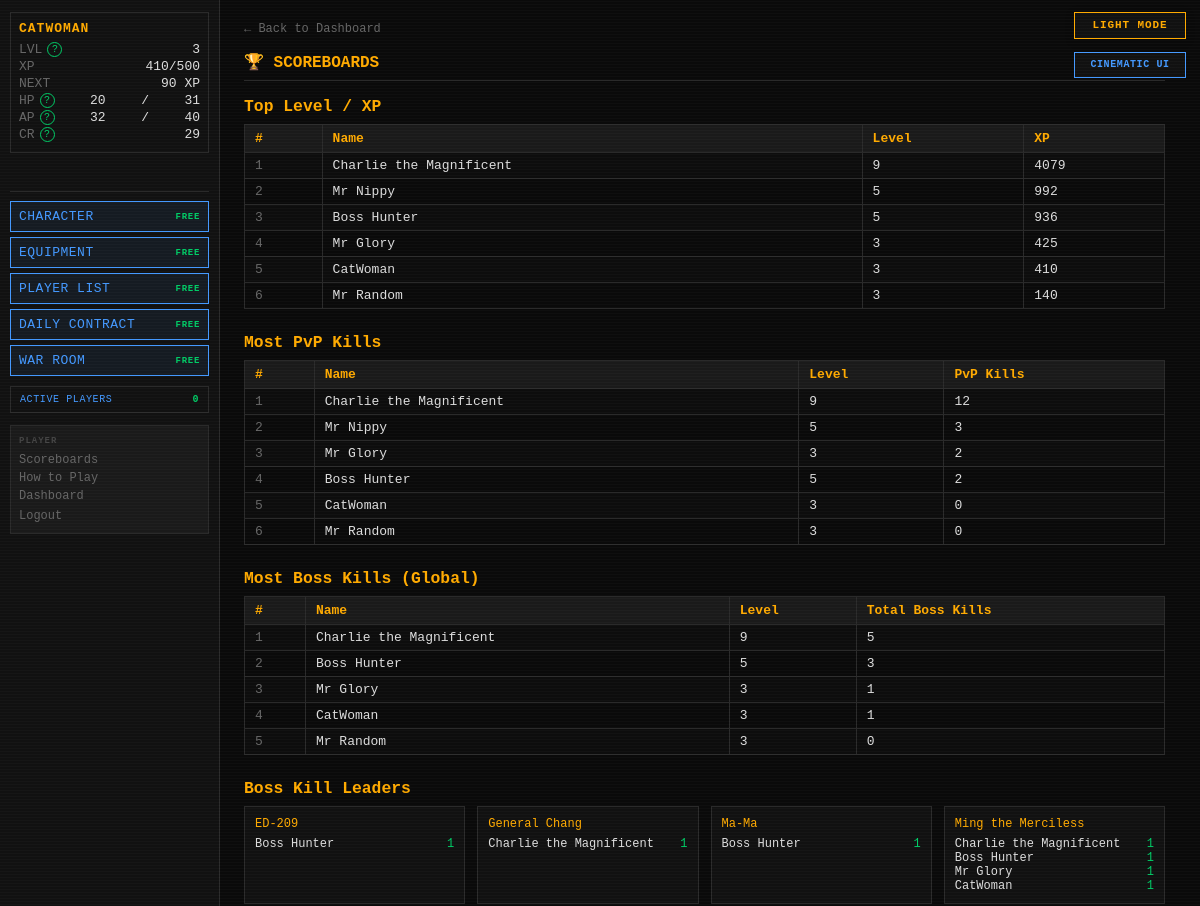
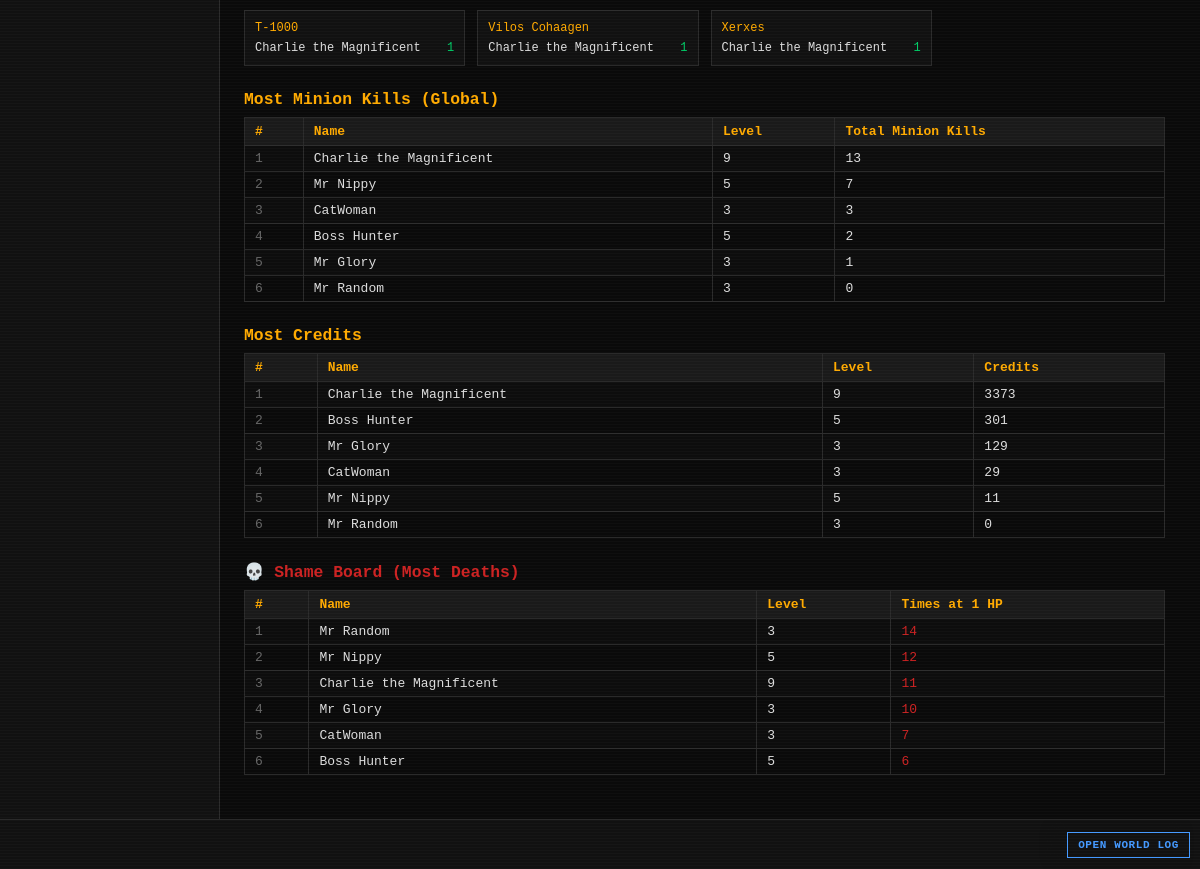
The page /scoreboards (signed in) on the database as committed earlier (2 pictures, top to bottom).
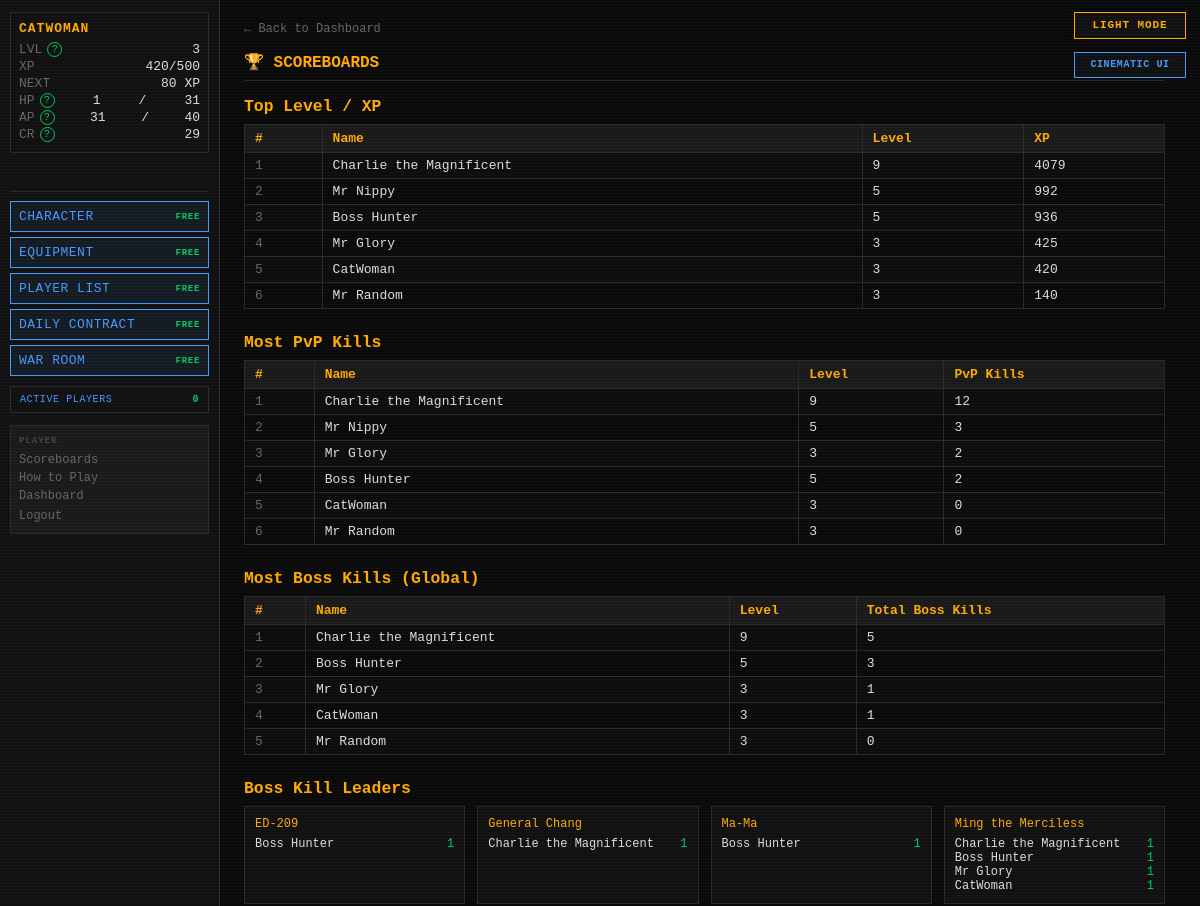
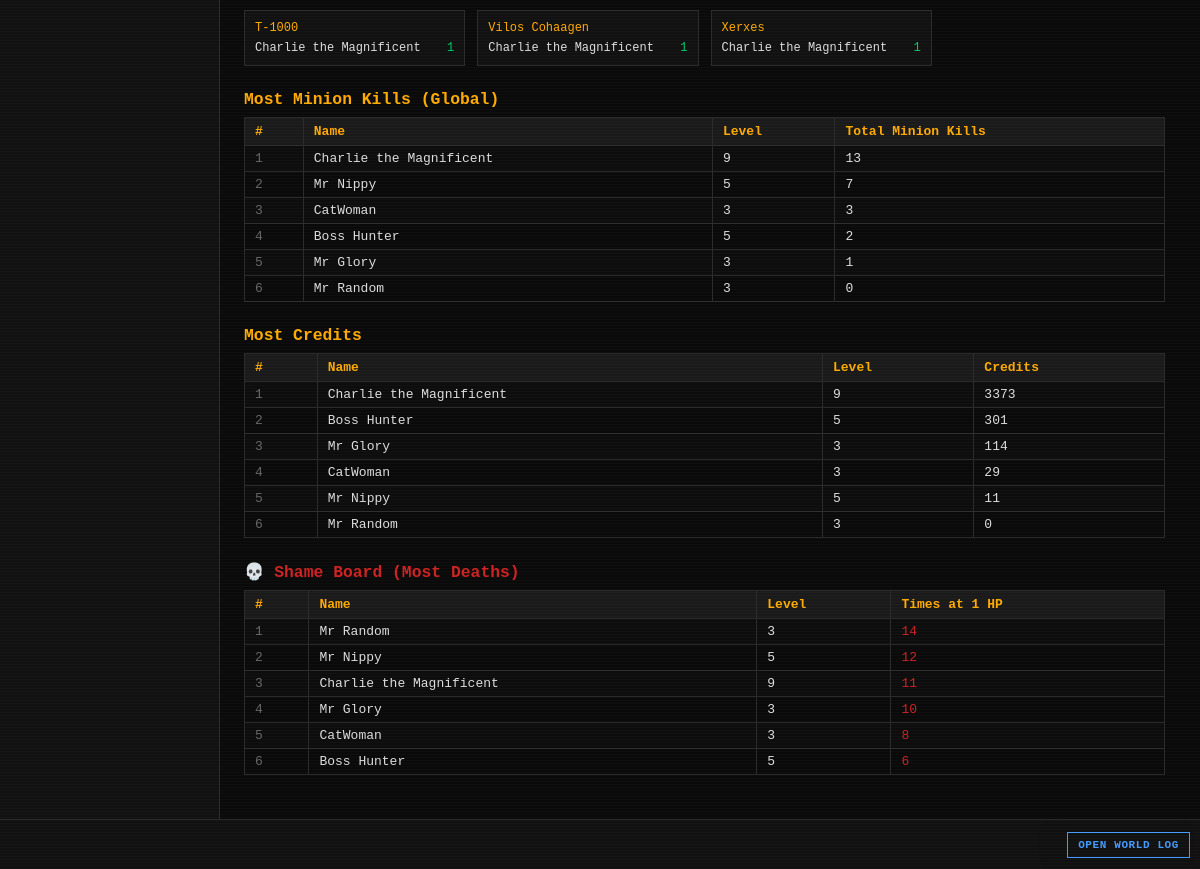
The same page on the database as committed later (2 pictures, top to bottom).
### tables this page shows
CREATE TABLE players (
    id                  INTEGER PRIMARY KEY AUTOINCREMENT,
    username            TEXT    UNIQUE NOT NULL,
    password_hash       TEXT    NOT NULL,
    email               TEXT    UNIQUE NOT NULL,
    character_name      TEXT    NOT NULL,
    sex                 TEXT    NOT NULL,
    class_id            INTEGER REFERENCES classes(id),
    str_stat            INTEGER NOT NULL DEFAULT 1,
    end_stat            INTEGER NOT NULL DEFAULT 1,
    agi_stat            INTEGER NOT NULL DEFAULT 1,
    lck_stat            INTEGER NOT NULL DEFAULT 1,
    per_stat            INTEGER NOT NULL DEFAULT 1,
    level               INTEGER NOT NULL DEFAULT 1,
    xp                  INTEGER NOT NULL DEFAULT 0,
    current_hp          INTEGER NOT NULL,
    current_ap          INTEGER NOT NULL,
    credits             INTEGER NOT NULL DEFAULT 25,
    equipped_weapon_id  INTEGER REFERENCES inventory_items(id),
    equipped_armor_id   INTEGER REFERENCES inventory_items(id),
    equipped_special_id INTEGER REFERENCES inventory_items(id),
    in_combat           INTEGER NOT NULL DEFAULT 0,
    pending_levelup     INTEGER NOT NULL DEFAULT 0,
    pending_perk        INTEGER NOT NULL DEFAULT 0,
    combat_preference   TEXT    NOT NULL DEFAULT "Balanced",
    is_banned           INTEGER NOT NULL DEFAULT 0,
    retired_at          TEXT,
    last_login_at       TEXT,
    created_at          TEXT    NOT NULL DEFAULT (datetime('now'))
);

CREATE TABLE player_stats (
    player_id            INTEGER PRIMARY KEY REFERENCES players(id),
    pvp_kills            INTEGER NOT NULL DEFAULT 0,
    times_reduced_to_1hp INTEGER NOT NULL DEFAULT 0,
    updated_at           TEXT    NOT NULL DEFAULT (datetime('now'))
);

### routes/scoreboards.py (the view)
@bp.route("/scoreboards")
def index():
    settings      = get_all_settings()
    inactive_days = settings.get("INACTIVE_DAYS_THRESHOLD", cfg.INACTIVE_DAYS_THRESHOLD)
    cutoff_expr   = f"datetime('now', '-{inactive_days} days')"
    top_level      = _top_level_xp(cutoff_expr)
    top_pvp_kills  = _top_pvp_kills(cutoff_expr)
    top_boss_global= _top_boss_kills_global(cutoff_expr)
    top_boss_each  = _top_boss_kills_per_boss(cutoff_expr)
    top_minion_gl  = _top_minion_kills_global(cutoff_expr)
    top_minion_each= _top_minion_kills_per_minion(cutoff_expr)
    top_credits    = _top_credits(cutoff_expr)
    shame_board    = _shame_board(cutoff_expr)
    return render_template(
        "scoreboards/scoreboards.html",
        top_level=top_level,
        top_pvp_kills=top_pvp_kills,
        top_boss_global=top_boss_global,
        top_boss_each=top_boss_each,
        top_minion_global=top_minion_gl,
        top_minion_each=top_minion_each,
        top_credits=top_credits,
        shame_board=shame_board,
    )

### app.py (called while the page is built)
def _context_processor() -> dict:
    settings = get_all_settings()
    player = g.get("player")
    if not player:
        return {"settings": settings}
    active_count = execute_one(
        """SELECT COUNT(DISTINCT q.player_id) AS cnt FROM action_queue q
           JOIN players p ON p.id=q.player_id
           WHERE datetime(q.created_at)>=datetime('now','-5 minutes') AND p.is_banned=0"""
    )["cnt"]
    return {"player": player, "settings": settings,
            "active_player_count": active_count}

def _check_auth():
    if request.endpoint in _AUTH_EXEMPT:
        return None
    if not session.get("player_id"):
        return redirect(url_for("auth.login"))
    return None

def _load_player():
    player_id = session.get("player_id")
    if not player_id:
        return None
    reconcile_combat_state(player_id)
    player = get_player(player_id)
    if player is None:
        session.clear()
        return redirect(url_for("auth.login"))
    g.player = player
    return None

### database.py (called while the page is built)
def dict_factory(cursor: sqlite3.Cursor, row: tuple) -> dict:
    return {col[0]: val for col, val in zip(cursor.description, row)}

### templates/scoreboards/scoreboards.html (shortened to what the changed rows need)
{% extends "base.html" %}
{% block content %}
<div id="page-content">
    <h2 class="page-title">🏆 SCOREBOARDS</h2>
    {% if top_level %}
    <table style="margin-bottom:24px;">
        <tr><th>#</th><th>Name</th><th>Level</th><th>XP</th></tr>
        {% for p in top_level %}
        <tr>
            <td style="color:var(--grey)">{{ loop.index }}</td>
            <td>{{ p.character_name }}</td>
            <td>{{ p.level }}</td>
            <td>{{ p.xp }}</td>
        </tr>
        {% endfor %}
    </table>
    {% else %}
    <p style="color:var(--grey);margin-bottom:24px;">No data yet.</p>
    {% endif %}
    {% if top_pvp_kills %}
    <table style="margin-bottom:24px;">
        <tr><th>#</th><th>Name</th><th>Level</th><th>PvP Kills</th></tr>
        {% for p in top_pvp_kills %}
        <tr>
            <td style="color:var(--grey)">{{ loop.index }}</td>
            <td>{{ p.character_name }}</td>
            <td>{{ p.level }}</td>
            <td>{{ p.pvp_kills }}</td>
        </tr>
        {% endfor %}
    </table>
    {% else %}
    <p style="color:var(--grey);margin-bottom:24px;">No data yet.</p>
    {% endif %}
    {% if top_boss_global %}
    <table style="margin-bottom:24px;">
        <tr><th>#</th><th>Name</th><th>Level</th><th>Total Boss Kills</th></tr>
        {% for p in top_boss_global %}
        <tr>
            <td style="color:var(--grey)">{{ loop.index }}</td>
            <td>{{ p.character_name }}</td>
            <td>{{ p.level }}</td>
            <td>{{ p.total_kills }}</td>
        </tr>
        {% endfor %}
    </table>
    {% else %}
    <p style="color:var(--grey);margin-bottom:24px;">No data yet.</p>
    {% endif %}
    {% if top_minion_global %}
    <table style="margin-bottom:24px;">
        <tr><th>#</th><th>Name</th><th>Level</th><th>Total Minion Kills</th></tr>
        {% for p in top_minion_global %}
        <tr>
            <td style="color:var(--grey)">{{ loop.index }}</td>
            <td>{{ p.character_name }}</td>
            <td>{{ p.level }}</td>
            <td>{{ p.total_kills }}</td>
        </tr>
        {% endfor %}
    </table>
    {% else %}
    <p style="color:var(--grey);margin-bottom:24px;">No data yet.</p>
    {% endif %}
    {% if top_credits %}
    <table style="margin-bottom:24px;">
        <tr><th>#</th><th>Name</th><th>Level</th><th>Credits</th></tr>
        {% for p in top_credits %}
        <tr>
            <td style="color:var(--grey)">{{ loop.index }}</td>
            <td>{{ p.character_name }}</td>
            <td>{{ p.level }}</td>
            <td>{{ p.credits }}</td>
        </tr>
        {% endfor %}
    </table>
    {% else %}
    <p style="color:var(--grey);margin-bottom:24px;">No data yet.</p>
    {% endif %}
    {% if shame_board %}
    <table style="margin-bottom:24px;">
        <tr><th>#</th><th>Name</th><th>Level</th><th>Times at 1 HP</th></tr>
        {% for p in shame_board %}
        <tr>
            <td style="color:var(--grey)">{{ loop.index }}</td>
            <td>{{ p.character_name }}</td>
            <td>{{ p.level }}</td>
            <td style="color:var(--red)">{{ p.times_reduced_to_1hp }}</td>
        </tr>
        {% endfor %}
    </table>
    {% else %}
    <p style="color:var(--grey);margin-bottom:24px;">No data yet.</p>
    {% endif %}
</div>
{% endblock %}

### templates/base.html (shortened to what this page needs)
<!DOCTYPE html>
<html lang="en">
<head>
<link rel="stylesheet" href="{{ url_for('static', filename='style.css') }}">
</head>
<body class="{{ 'authenticated' if player else 'auth-page' }} {% block body_class %}{% endblock %}">
{% if settings.get('ALLOW_PLAYER_COLOR_OVERRIDE', true) %}<button id="theme-toggle" type="button" aria-label="Switch color theme" aria-pressed="false">
</button>{% endif %}
{% if settings.get('ALLOW_PLAYER_INTERFACE_OVERRIDE', true) %}
<button id="interface-toggle" type="button" aria-label="Switch interface style" aria-pressed="false">
</button>
{% endif %}
{% if player %}
<div id="left-col">
    <div id="status-block">
        <div class="status-name">{{ player.character_name }}</div>
        <div class="status-line">
            <span class="label">LVL</span>
            <span id="status-level">{{ player.level }}</span>
        </div>
        <div class="status-line">
            <span class="label">XP</span>
            <span><span id="status-xp">{{ player.xp }}</span><span id="status-xp-threshold">{% if player.get('next_level_xp') is not none %}/{{ player.get('next_level_xp') }}{% endif %}</span></span>
        </div>
        <div class="status-line" title="Experience still needed to reach level {{ player.level + 1 }}">
            <span class="label">NEXT</span>
            <span id="status-xp-next">{% if player.get('xp_to_next_level') is none %}MAX{% elif player.get('xp_to_next_level') <= 0 %}LEVEL UP{% else %}{{ player.get('xp_to_next_level') }} XP{% endif %}</span>
        </div>
        <div class="status-line">
            <span class="label">HP</span>
            <span id="status-hp">{{ player.current_hp }}</span>/<span id="status-maxhp">{{ player.max_hp }}</span>
        </div>
        <div class="status-line">
            <span class="label">AP</span>
            <span id="status-ap">{{ player.current_ap }}</span>/<span id="status-maxap">{{ player.max_ap }}</span>
        </div>
        <div class="status-line">
            <span class="label">CR</span>
            <span id="status-credits">{{ player.credits }}</span>
        </div>
    </div>
    <div class="free-action-buttons" aria-label="Free character actions">
        <a class="action-btn free-action-btn" href="{{ url_for('character.index') }}">
            CHARACTER <span class="free-cost">FREE</span>
        </a>
        <a class="action-btn free-action-btn" href="{{ url_for('character.equipment') }}">
            EQUIPMENT <span class="free-cost">FREE</span>
        </a>
        <a class="action-btn free-action-btn" href="{{ url_for('community.players') }}">PLAYER LIST <span class="free-cost">FREE</span></a>
        <a class="action-btn free-action-btn" href="{{ url_for('community.contracts') }}">DAILY CONTRACT <span class="free-cost">FREE</span></a>
        <a class="action-btn free-action-btn" href="{{ url_for('community.war_room') }}">WAR ROOM <span class="free-cost">FREE</span></a>
    </div>
    <button id="active-players-toggle" class="active-players-toggle" type="button"
            data-url="{{ url_for('feeds.active_players') }}" aria-haspopup="dialog">
        ACTIVE PLAYERS <span id="active-player-count">{{ active_player_count }}</span>
    </button>
    <nav id="left-nav">
        <span class="nav-heading">PLAYER</span>
        <a href="{{ url_for('scoreboards.index') }}">Scoreboards</a>
        <a href="{{ url_for('feeds.game_help') }}">How to Play</a>
        <a href="{{ url_for('dashboard.index') }}">Dashboard</a>
        <form action="{{ url_for('auth.logout') }}" method="POST" style="margin:0">
            <button type="submit" class="nav-link-btn">Logout</button>
        </form>
    </nav>
</div>
{% endif %}
<div id="main">
    {% block content %}{% endblock %}
</div>
{% if player %}
<div id="ticker-wrap">
    <a id="ticker-log-link" href="{{ url_for('feeds.global_log') }}" title="Open the complete World Log">OPEN WORLD LOG</a>
    <div id="ticker">
    </div>
</div>
{% endif %}
</body>
</html>

Rows that differ between the two databases and show on the page:
changed players "CatWoman": xp "410" → "420"; current_hp "20" → "1"; current_ap "32" → "31"
changed players "Mr Glory": credits "129" → "114"
changed player_stats "CatWoman": times_reduced_to_1hp "7" → "8"
Other text that changed with them:
{{ player.get('xp_to_next_level') }}: "90" → "80"
